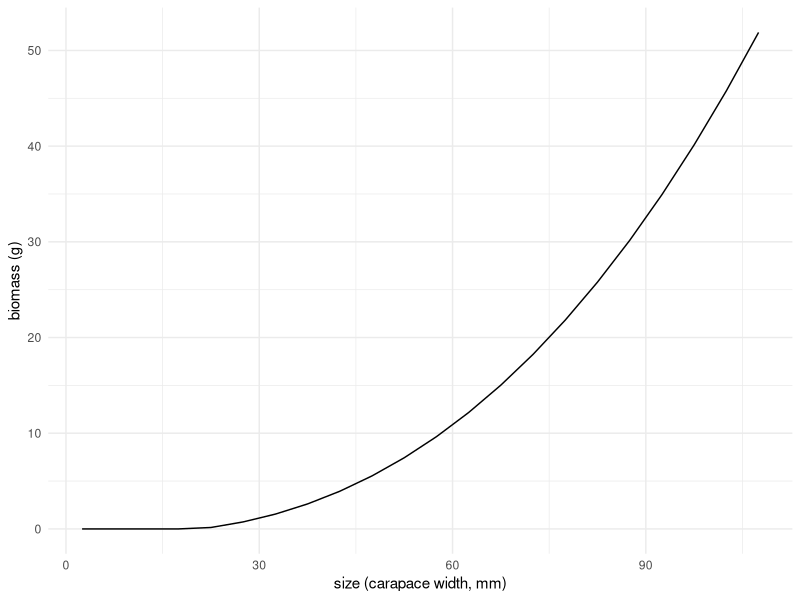

This figure's R source:
library(tidyverse)

y <- seq(2.5, 110, 5)

biomass <- pmax(0, -0.071 * y + 0.003 * y^2 + 0.00002 * y^3)

biomass_plot <- ggplot() +
  geom_line(aes(x = y, y = biomass)) +
  labs(x = "size (carapace width, mm)", y = "biomass (g)") +
  theme_minimal()
ggsave("figures/supp_figure_biomass.png", biomass_plot, 
       dpi = 300, width = 3, height = 3)
